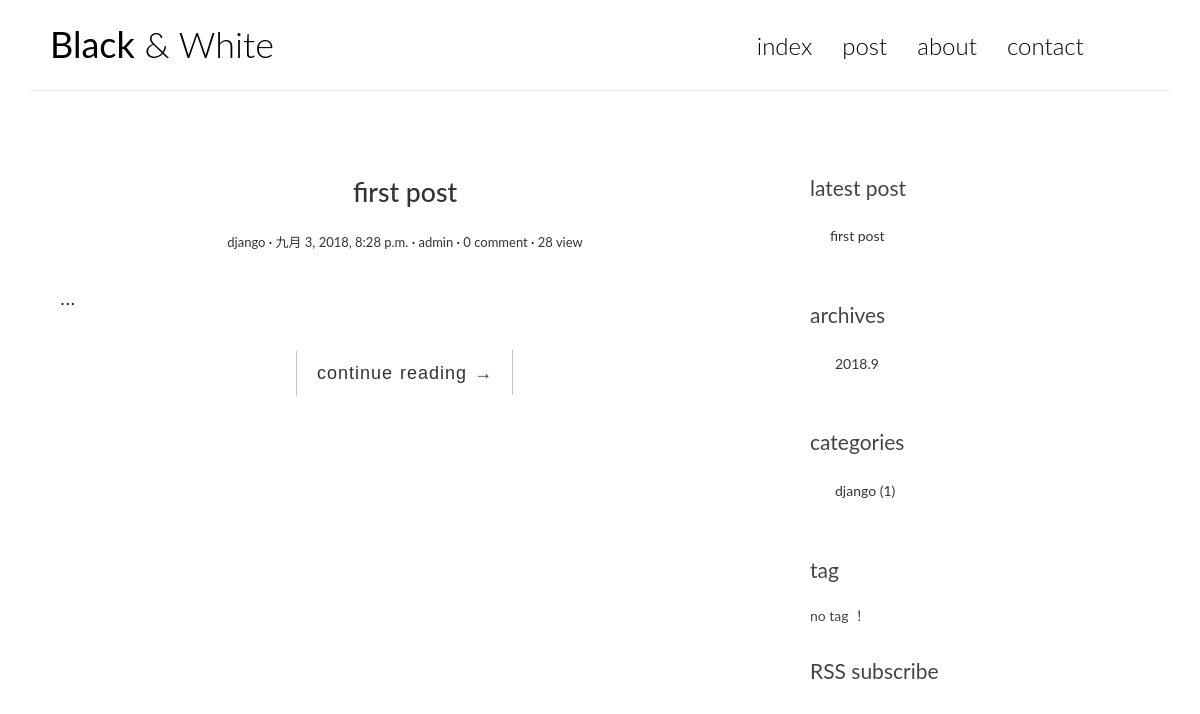
The page / on the database its author committed.
### blog/models.py (models this page shows, shortened)
@python_2_unicode_compatible
class Post(models.Model):
    title = models.CharField(max_length=70)
    body = models.TextField()
    created_time = models.DateTimeField()
    modified_time = models.DateTimeField()
    excerpt = models.CharField(max_length=200, blank=True)
    views = models.PositiveIntegerField(default=0)
    category = models.ForeignKey(Category, on_delete=models.CASCADE)
    tags = models.ManyToManyField(Tag, blank=True)
    author = models.ForeignKey(User, on_delete=models.CASCADE)
    views = models.PositiveIntegerField(default=0)
    body = models.TextField()
    excerpt = models.CharField(max_length=200, blank=True)
    def get_absolute_url(self):
        return reverse('blog:detail', kwargs={'pk': self.pk})
    class Meta:
        ordering = ['-created_time']

@python_2_unicode_compatible
class Category(models.Model):
    name = models.CharField(max_length=100)

### blog/views.py (the view, shortened to what this page needs)
# urls.py: url(r'^$', views.IndexView.as_view(), name='index'),
class IndexView(ListView):
    model = Post
    template_name = 'blog/index.html'
    context_object_name = 'post_list'
    paginate_by = 10
    def get_context_data(self, **kwargs):
        context = super().get_context_data(**kwargs)
        paginator = context.get('paginator')
        page = context.get('page_obj')
        is_paginated = context.get('is_paginated')
        pagination_data = self.pagination_data(paginator, page, is_paginated)
        context.update(pagination_data)
        return context
    def pagination_data(self, paginator, page, is_paginated):
        if not is_paginated:
            return {}

### blog/templatetags/blog_tags.py (called while the page is built)
@register.simple_tag
def get_recent_posts(num=5):
    return Post.objects.all().order_by('-created_time')[:num]

@register.simple_tag
def archives():
    return Post.objects.dates('created_time', 'month', order= 'DESC')

@register.simple_tag
def get_categories():
    return Category.objects.annotate(num_posts = Count('post')).filter(num_posts__gt=0)

@register.simple_tag
def get_tags():
    return Tag.objects.annotate(num_posts=Count('post')).filter(num_posts__gt=0)

### templates/blog/index.html (shortened to what this page needs)
{% extends 'base.html' %}
{% block main %}
    {% for post in post_list %}
        <article class="post post-{{ post.pk }}">
            <header class="entry-header">
                <h1 class="entry-title">
                    <a href="{{ post.get_absolute_url }}">{{ post.title }}</a>
                </h1>
                <div class="entry-meta">
                    <span class="post-category"><a href="#">{{ post.category.name }}</a></span>
                    <span class="post-date"><a href="#"><time class="entry-date"
                                                              datetime="{{ post.created_time }}">{{ post.created_time }}</time></a></span>
                    <span class="post-author"><a href="#">{{ post.author }}</a></span>
                    <span class="comments-link"><a href="#">{{ post.comment_set.count }} comment</a></span>
                    <span class="views-count"><a href="{{ post.get_absolute_url }}">{{ post.views }} view</a></span>
                </div>
            </header>
              <div class="entry-content clearfix">
                  <p>{{ post.excerpt }}...</p>
                  <div class="read-more cl-effect-14">
                      <a href="{{ post.get_absolute_url }}" class="more-link">continue reading <span class="meta-nav">→</span></a>
                  </div>
              </div>
        </article>
    {% empty %}
        <div class="no-post">There are no post! </div>
    {% endfor %}
{% endblock main %}

### templates/base.html (shortened to what this page needs)
{% load staticfiles %}
{% load blog_tags %}
<!DOCTYPE html>
<html>
<head>
    <link rel="stylesheet" href="http://code.ionicframework.com/ionicons/2.0.1/css/ionicons.min.css">
    <link rel="stylesheet" href="{% static 'blog/css/bootstrap.min.css' %}">
    <link rel="stylesheet" href="{% static 'blog/css/pace.css' %}">
    <link rel="stylesheet" href="{% static 'blog/css/custom.css' %}">
    <link rel="stylesheet" href="{% static 'blog/css/highlights/github.css' %}">
</head>
<body>
<div class="container">
    <header id="site-header">
        <div class="row">
            <div class="col-md-4 col-sm-5 col-xs-8">
                <div class="logo">
                    <h1><a href="{% url 'blog:index' %}"><b>Black</b> &amp; White</a></h1>                </div>
                </div>
            <div class="col-md-8 col-sm-7 col-xs-4">
                <nav class="main-nav" role="navigation">
                    <div class="collapse navbar-collapse" id="bs-example-navbar-collapse-1">
                        <ul class="nav navbar-nav navbar-right">
                            <li class="cl-effect-11"><a href="{% url 'blog:index' %}" data-hover="index">index</a></li>
                            <li class="cl-effect-11"><a href="{% url 'blog:index' %}" data-hover="post">post</a></li>
                            <li class="cl-effect-11"><a href="about.html" data-hover="about">about</a></li>
                            <li class="cl-effect-11"><a href="contact.html" data-hover="contact">contact</a></li>
                        </ul>
                    </div>
                </nav>
            </div>
        </div>
    </header>
</div>
<div class="content-body">
    <div class="container">
        <div class="row">
            <main class="col-md-8">
                {% block main %}
                {% endblock main %}
            </main>
            <aside class="col-md-4">
                <div class="widget widget-recent-posts">
                    <h3 class="widget-title">latest post</h3>
                    {% get_recent_posts as recent_post_list %}
                    <ul>
                        {% for post in recent_post_list %}
                        <li>
                            <a href="{{ post.get_absolute_url }}">{{ post.title }}</a>
                        </li>
                        {% empty %}
                        no post
                        {% endfor %}
                    </ul>
                </div>
                <div class="widget widget-archives">
                    <h3 class="widget-title">archives</h3>
                    {% archives as date_list %}
                    <ul>
                        {% for date in date_list %}
                        <li>
                            <a href="{% url 'blog:archives' date.year date.month %}">{{ date.year }}.{{ date.month }}</a>
                        </li>
                        {% empty %}
                        no achieve ！
                        {% endfor %}
                    </ul>
                </div>
                <div class="widget widget-category">
                    <h3 class="widget-title">categories</h3>
                    {% get_categories as category_list %}
                    <ul>
                        {% for category in category_list %}
                        <li>
                            <a href="{% url 'blog:category' category.pk %}">{{ category.name }}
                              <span class="post-count">({{ category.num_posts }})</span>
                            </a>
                        </li>
                        {% empty %}
                        no category ！
                        {% endfor %}
                    </ul>
                </div>
                <div class="widget widget-tag-cloud">
                    <h3 class="widget-title">tag</h3>
                    {% get_tags as tag_list %}
                    <ul>
                        {% for tag in tag_list %}
                            <li>
                                <a href="{% url 'blog:tag' tag.pk %}">{{ tag.name }}</a>
                            </li>
                        {% empty %}
                            no tag ！
                        {% endfor %}
                    </ul>
                </div>
                <div class="rss">
                    <a href="{% url 'rss' %}"> RSS subscribe</a>
                </div>
            </aside>
        </div>
    </div>
</div>
</body>
</html>

### blog/static/blog/css/custom.css (style rules this page uses)
* { outline: none; }
h1, h2, h3, h4, h5, h6 { margin-top: 0; }
b { font-weight: 400; }
a { color: #333; }
body { color: #444; font-family: 'Lato', sans-serif; }
p { font-family: 'Ubuntu', sans-serif; font-weight: 400; word-spacing: 1px; letter-spacing: 0.01em; }
#site-header { background-color: #FFF; padding: 25px 20px; margin-bottom: 40px; border-bottom: 1px solid #e7e7e7; }
.logo h1 a { color: #000; }
.logo h1 { margin: 0; font-family: 'Lato', sans-serif; font-weight: 300; }
.main-nav { margin-top: 11px; max-width: 95%; }
.main-nav a { color: #000000 !important; padding: 0 0 5px 0 !important; margin-right: 30px; font-family: 'Lato', sans-serif; font-weight: 300; font-size: 24px; }
.cl-effect-11 a { padding: 10px 0; color: #0972b4; text-shadow: none; }
.cl-effect-11 a::before { position: absolute; top: 0; left: 0; overflow: hidden; padding: 0 0 5px 0 !important; max-width: 0; border-bottom: 1px solid #000; color: #000; content: attr(data-hover); white-space: nowrap; -webkit-transition: max-width 0.5s; -moz-transition: max-width 0.5s; transition: max-width 0.5s; }
.content-body { padding-bottom: 4em; }
.post { background: #fff; padding: 30px 30px 0; }
.entry-title { text-align: center; font-size: 1.9em; margin-bottom: 20px; line-height: 1.6; padding: 10px 20px 0; }
.entry-meta { text-align: center; color: #DDDDDD; font-size: 13px; margin-bottom: 30px; }
.entry-content { font-size: 18px; line-height: 1.9; font-weight: 300; color: #000; }
.post-category::after, .post-date::after, .post-author::after, .comments-link::after { content: ' ·'; color: #000; }
.read-more { font-family: 'Ubuntu', sans-serif; font-weight: 400; word-spacing: 1px; letter-spacing: 0.01em; text-align: center; margin-top: 20px; }
.cl-effect-14 a { padding: 0 20px; height: 45px; line-height: 45px; position: relative; display: inline-block; margin: 15px 25px; letter-spacing: 1px; font-weight: 400; text-shadow: 0 0 1px rgba(255, 255, 255, 0.3); }
.cl-effect-14 a::before, .cl-effect-14 a::after { position: absolute; width: 45px; height: 1px; background: #C3C3C3; content: ''; -webkit-transition: all 0.3s; -moz-transition: all 0.3s; transition: all 0.3s; pointer-events: none; }
.cl-effect-14 a::before { top: 0; left: 0; -webkit-transform: rotate(90deg); -moz-transform: rotate(90deg); transform: rotate(90deg); -webkit-transform-origin: 0 0; -moz-transform-origin: 0 0; transform-origin: 0 0; }
.cl-effect-14 a::after { right: 0; bottom: 0; -webkit-transform: rotate(90deg); -moz-transform: rotate(90deg); transform: rotate(90deg); -webkit-transform-origin: 100% 0; -moz-transform-origin: 100% 0; transform-origin: 100% 0; }
.widget { background: #fff; padding: 30px 0 0; }
.widget-title { font-size: 1.5em; margin-bottom: 20px; line-height: 1.6; padding: 10px 0 0; font-weight: 400; }
.widget-recent-posts ul { padding: 0; margin: 0; padding-left: 20px; }
.widget-recent-posts ul li { list-style-type: none; position: relative; line-height: 170%; margin-bottom: 10px; }
.widget-recent-posts ul li::before { content: '\f3d3'; font-family: "Ionicons"; position: absolute; left: -17px; top: 3px; font-size: 16px; color: #000; }
.widget-archives ul { padding: 0; margin: 0; padding-left: 25px; }
.widget-archives ul li { list-style-type: none; position: relative; line-height: 170%; margin-bottom: 10px; }
.widget-archives ul li::before { content: '\f3f3'; font-family: "Ionicons"; position: absolute; left: -25px; top: 1px; font-size: 16px; color: #000; }
.widget-category ul { padding: 0; margin: 0; padding-left: 25px; }
.widget-category ul li { list-style-type: none; position: relative; line-height: 170%; margin-bottom: 10px; }
.widget-category ul li::before { content: '\f3fe'; font-family: "Ionicons"; position: absolute; left: -25px; top: 1px; font-size: 18px; color: #000; }
.widget-tag-cloud ul { padding: 0; margin: 0; margin-right: -10px; }
.rss { font-size: 21px; margin-top: 30px; }
.rss a { color: #444; }

### rows shown on the page
Post: title "first post", category.name "django", created_time "九月 3, 2018, 8:28 p.m.", author "admin", comment_set.count "0", views "28"
Category: name "django", num_posts "1"

### other values the page prints
{{ date.year }} "2018"
{{ date.month }} "9"
